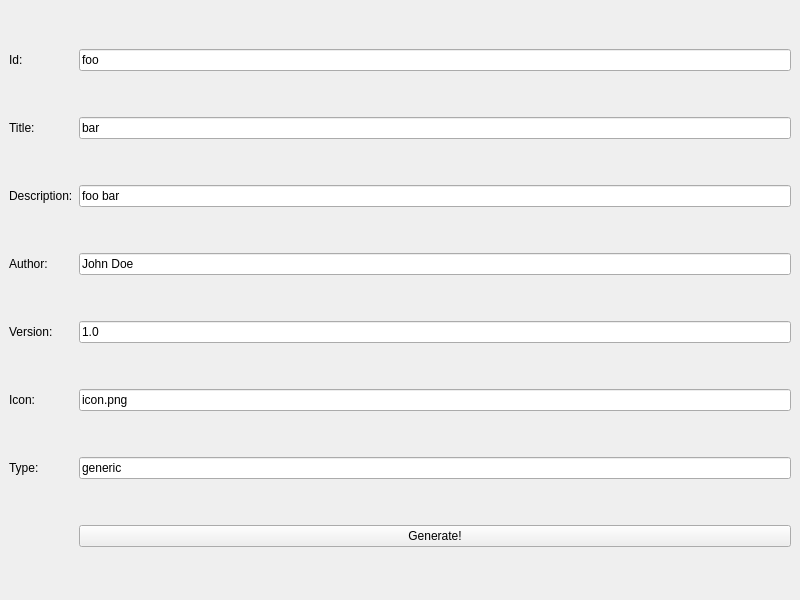
<?xml version="1.0" encoding="UTF-8"?>
<ui version="4.0">
 <class>MainWindow</class>
 <widget class="QMainWindow" name="MainWindow">
  <property name="geometry">
   <rect>
    <x>0</x>
    <y>0</y>
    <width>800</width>
    <height>600</height>
   </rect>
  </property>
  <property name="windowTitle">
   <string>MainWindow</string>
  </property>
  <widget class="QWidget" name="centralwidget">
   <layout class="QGridLayout" name="gridLayout">
    <item row="0" column="0">
     <widget class="QLabel" name="idLabel">
      <property name="text">
       <string>Id:</string>
      </property>
     </widget>
    </item>
    <item row="2" column="0">
     <widget class="QLabel" name="descriptionLabel">
      <property name="text">
       <string>Description:</string>
      </property>
     </widget>
    </item>
    <item row="1" column="2">
     <widget class="QLineEdit" name="titleLineEdit">
      <property name="text">
       <string>bar</string>
      </property>
     </widget>
    </item>
    <item row="5" column="2">
     <widget class="QLineEdit" name="iconLineEdit">
      <property name="text">
       <string>icon.png</string>
      </property>
     </widget>
    </item>
    <item row="1" column="0">
     <widget class="QLabel" name="titleLabel">
      <property name="text">
       <string>Title:</string>
      </property>
     </widget>
    </item>
    <item row="6" column="0">
     <widget class="QLabel" name="typeLabel">
      <property name="text">
       <string>Type:</string>
      </property>
     </widget>
    </item>
    <item row="2" column="2">
     <widget class="QLineEdit" name="descriptionLineEdit">
      <property name="text">
       <string>foo bar</string>
      </property>
     </widget>
    </item>
    <item row="3" column="0">
     <widget class="QLabel" name="authorLabel">
      <property name="text">
       <string>Author:</string>
      </property>
     </widget>
    </item>
    <item row="5" column="0">
     <widget class="QLabel" name="iconLabel">
      <property name="text">
       <string>Icon:</string>
      </property>
     </widget>
    </item>
    <item row="6" column="2">
     <widget class="QLineEdit" name="typeLineEdit">
      <property name="text">
       <string>generic</string>
      </property>
     </widget>
    </item>
    <item row="0" column="2">
     <widget class="QLineEdit" name="idLineEdit">
      <property name="text">
       <string>foo</string>
      </property>
     </widget>
    </item>
    <item row="4" column="2">
     <widget class="QLineEdit" name="versionLineEdit">
      <property name="text">
       <string>1.0</string>
      </property>
     </widget>
    </item>
    <item row="3" column="2">
     <widget class="QLineEdit" name="authorLineEdit">
      <property name="text">
       <string>John Doe</string>
      </property>
     </widget>
    </item>
    <item row="4" column="0">
     <widget class="QLabel" name="versionLabel">
      <property name="text">
       <string>Version:</string>
      </property>
     </widget>
    </item>
    <item row="7" column="2">
     <widget class="QPushButton" name="pushButton">
      <property name="text">
       <string>Generate!</string>
      </property>
     </widget>
    </item>
   </layout>
  </widget>
 </widget>
 <resources/>
 <connections/>
</ui>
